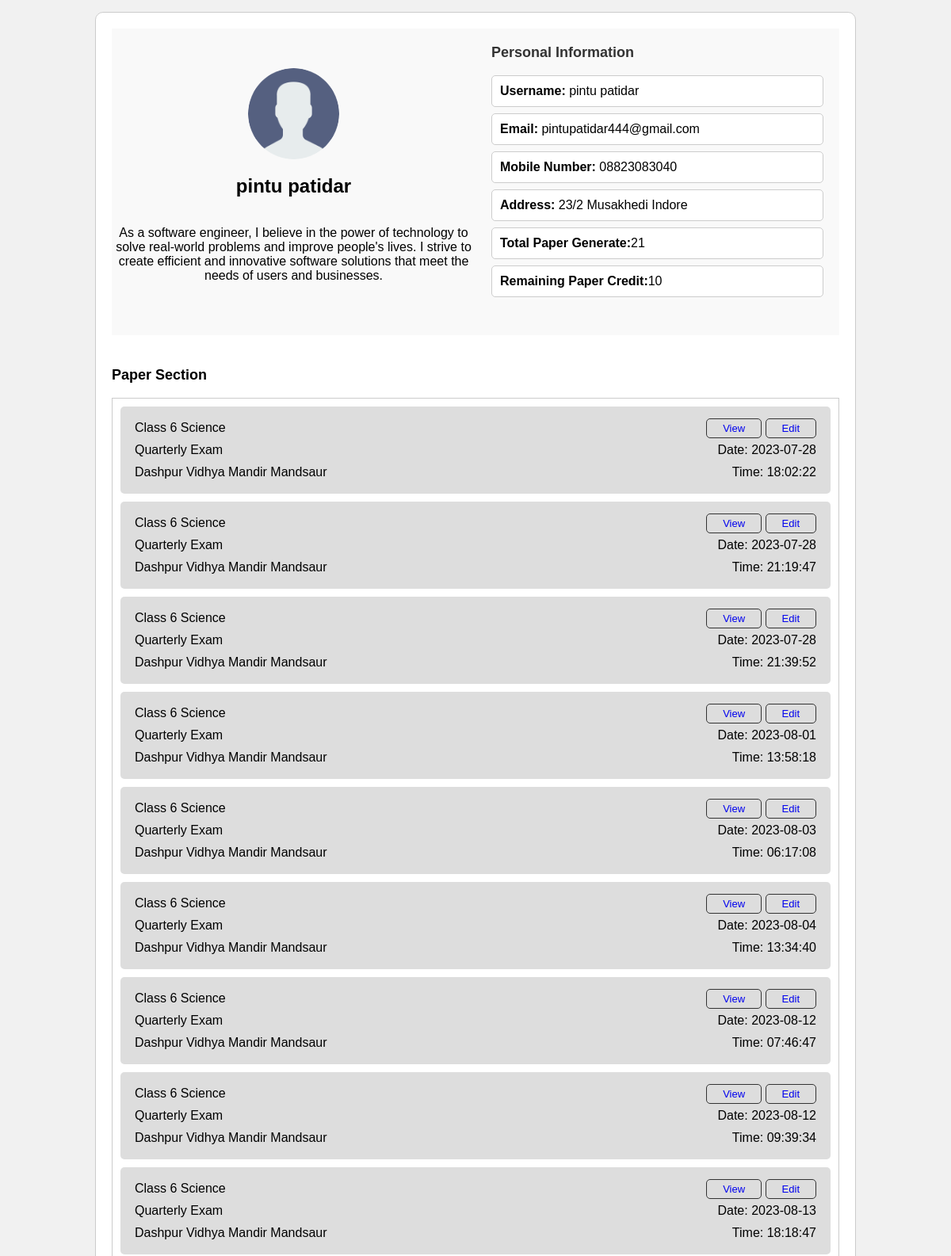
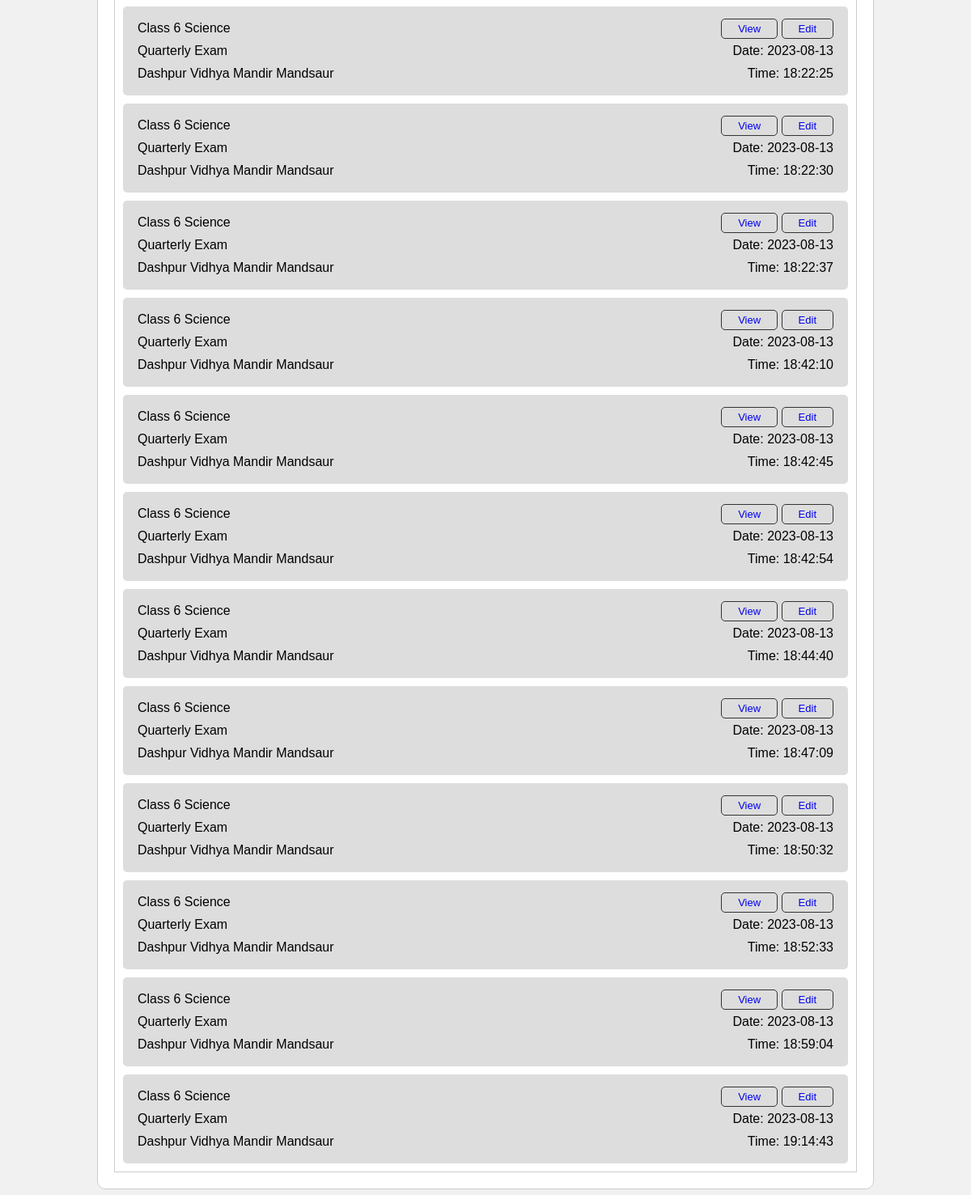
/profile/ (signed in), run on the app's committed database (2 pictures, top to bottom).
### ToolCore/models.py (models this page shows, shortened)
class ToolLogin(models.Model):
    user = models.OneToOneField(UserLogin, on_delete=models.CASCADE)
    name = models.CharField(max_length=150)
    email = models.EmailField(unique=True)
    tool_id = models.CharField(max_length=100,unique=True)
    tool_password = models.CharField(max_length=128)
    paper_credential = models.IntegerField()

class UserLogin(models.Model):
    name = models.CharField(max_length=100)
    email = models.EmailField(unique=True)
    email_token = models.CharField(max_length=200,default=None,null=True)
    is_verified = models.BooleanField(default=False)
    mobile = models.CharField(max_length=15)
    address = models.CharField(max_length=200)
    password = models.CharField(max_length=128)

class Paper(models.Model):
    tool_login = models.ForeignKey(ToolLogin, on_delete=models.CASCADE)
    school_name = models.CharField(max_length=100)
    exam_name = models.CharField(max_length=100)
    class_name = models.CharField(max_length=100,default='class_not_defined')
    subject_name = models.CharField(max_length=100,default='subject_not_defined')
    created_date = models.DateTimeField(default=timezone.now)
    paper_html = models.TextField()
    solution_html = models.TextField()
    saved_paper = models.FileField(upload_to='saved_papers/')
    saved_solution = models.FileField(upload_to='saved_solutions/')

### ToolCore/views.py (the view)
# urls.py: path('profile/',views.profile, name='profile'),
def profile(request):
    tool_user_id = request.session.get('tool_user_id')
    tool_user = ToolLogin.objects.get(tool_id=tool_user_id)
    papers = Paper.objects.filter(tool_login=tool_user)
    context = {
        'user':tool_user,
        'papers': papers,
    }
    return render(request,'ToolCore/profile.html',context)

### ToolCore/templates/ToolCore/profile.html (shortened to what this page needs)
{% load static%}
<!DOCTYPE html>
<html>
<head>
</head>
<body>
    <div class="profile">
        <div class="profile-pic">
            <div class="left-part">
                <img src="{% static 'user.png' %}" alt="Profile Picture">
                <h2>{{user.name}}</h2>
                <p>As a software engineer, I believe in the power of technology to solve real-world problems and improve
                    people's lives. I strive to create efficient and innovative software solutions that meet the needs
                    of users and businesses.</p>
            </div>
            <div class="personal-info">
                <h3>Personal Information</h3>
                <p><strong>Username:</strong> {{user.name}}</p>
                <p><strong>Email:</strong> {{user.email}}</p>
                <p><strong>Mobile Number:</strong> {{user.user.mobile}}</p>
                <p><strong>Address:</strong> {{user.user.address}}</p>
                <p><strong>Total Paper Generate:</strong>{{ papers|length }}</p>
                <p><strong>Remaining Paper Credit:</strong>{{user.paper_credential}}</p>
            </div>
        </div>
        <div class="profile-info">
            <div class="paper-section">
                <h3>Paper Section</h3>
                <div class="paper-list">
                    {% for paper in papers %}
                    <div class="paper-item">
                        <li class="paper-heading">{{paper.class_name}} {{paper.subject_name}}<span>
                            <a href="{% url 'view-paper' paper.id %}">View</a>
                            <a href="{% url 'edit-paper' paper.id %}">Edit</a>
                        </span></li>
                        <li class="paper-heading">{{paper.exam_name}} <span>Date: {{ paper.created_date|date:"Y-m-d" }}</span></li>
                        <li class="paper-heading">{{paper.school_name}}<span>Time: {{ paper.created_date|time:"H:i:s" }}</span></li>
                    </div>
                    {% endfor %}
                </div>
            </div>
        </div>
    </div>
</body>
</html>

### ToolCore/templates/ToolCore/profile.html (style rules this page uses)
* { box-sizing: border-box; font-family: Arial, sans-serif; }
body { margin: 0; padding: 0; display: flex; align-items: center; justify-content: center; height: fit-content; background-color: #f1f1f1; }
.left-part { display: flex; flex-direction: column; align-items: center; justify-content: center; text-align: center; }
.profile { display: flex; flex-wrap: wrap; gap: 20px; max-width:80%; padding: 20px; background-color: #fff; border: 1px solid #ccc; border-radius: 10px; margin: 15px 0; }
.profile-pic { display: flex; align-items: center; justify-content: center; background-color: #f9f9f9; }
.profile-pic div { width: 50%; }
.profile-pic img { width: 25%; border-radius: 50%; }
.profile-info { flex-basis: 100%; }
.personal-info { margin-bottom: 20px; padding: 20px; border-radius: 5px; }
.personal-info h3 { margin-top: 0; font-size: 18px; color: #333; }
.personal-info p { margin: 8px 0; padding: 10px; border: 1px solid #ccc; background-color: #fff; border-radius: 5px; }
.paper-section { margin-top: 20px; }
.paper-section h3 { margin-top: 0; font-size: 18px; }
.paper-section .paper-list { display: flex; flex-direction: column; gap: 10px; padding: 0; margin: 0; }
.paper-section .paper-list { width: 100%; padding: 10px; border: 1px solid #ccc; background-color: #fff; text-align: center; }
.paper-item { height: fit-content; border-radius: 5px; background-color: #dddddd; padding: 8px; }
.paper-item li { list-style: none; text-align: left; margin: 10px; }
.paper-heading span { float: right; }
.paper-heading span a { border: 1px solid #333; padding: 4px 20px; text-decoration: none; font-size: small; border-radius: 5px; }

### data on the page
ToolLogin: name "pintu patidar", email "pintupatidar444@gmail.com", user.mobile "08823083040", user.address "23/2 Musakhedi Indore", paper_credential "10"
Paper: class_name "Class 6", subject_name "Science", exam_name "Quarterly Exam", created_date "2023-07-28", school_name "Dashpur Vidhya Mandir Mandsaur", created_date "18:02:22"
Paper: class_name "Class 6", subject_name "Science", exam_name "Quarterly Exam", created_date "2023-07-28", school_name "Dashpur Vidhya Mandir Mandsaur", created_date "21:19:47"
Paper: class_name "Class 6", subject_name "Science", exam_name "Quarterly Exam", created_date "2023-07-28", school_name "Dashpur Vidhya Mandir Mandsaur", created_date "21:39:52"
Paper: class_name "Class 6", subject_name "Science", exam_name "Quarterly Exam", created_date "2023-08-01", school_name "Dashpur Vidhya Mandir Mandsaur", created_date "13:58:18"
Paper: class_name "Class 6", subject_name "Science", exam_name "Quarterly Exam", created_date "2023-08-03", school_name "Dashpur Vidhya Mandir Mandsaur", created_date "06:17:08"
Paper: class_name "Class 6", subject_name "Science", exam_name "Quarterly Exam", created_date "2023-08-04", school_name "Dashpur Vidhya Mandir Mandsaur", created_date "13:34:40"
Paper: class_name "Class 6", subject_name "Science", exam_name "Quarterly Exam", created_date "2023-08-12", school_name "Dashpur Vidhya Mandir Mandsaur", created_date "07:46:47"
Paper: class_name "Class 6", subject_name "Science", exam_name "Quarterly Exam", created_date "2023-08-12", school_name "Dashpur Vidhya Mandir Mandsaur", created_date "09:39:34"
Paper: class_name "Class 6", subject_name "Science", exam_name "Quarterly Exam", created_date "2023-08-13", school_name "Dashpur Vidhya Mandir Mandsaur", created_date "18:18:47"
Paper: class_name "Class 6", subject_name "Science", exam_name "Quarterly Exam", created_date "2023-08-13", school_name "Dashpur Vidhya Mandir Mandsaur", created_date "18:22:25"
Paper: class_name "Class 6", subject_name "Science", exam_name "Quarterly Exam", created_date "2023-08-13", school_name "Dashpur Vidhya Mandir Mandsaur", created_date "18:22:30"
Paper: class_name "Class 6", subject_name "Science", exam_name "Quarterly Exam", created_date "2023-08-13", school_name "Dashpur Vidhya Mandir Mandsaur", created_date "18:22:37"
Paper: class_name "Class 6", subject_name "Science", exam_name "Quarterly Exam", created_date "2023-08-13", school_name "Dashpur Vidhya Mandir Mandsaur", created_date "18:42:10"
Paper: class_name "Class 6", subject_name "Science", exam_name "Quarterly Exam", created_date "2023-08-13", school_name "Dashpur Vidhya Mandir Mandsaur", created_date "18:42:45"
Paper: class_name "Class 6", subject_name "Science", exam_name "Quarterly Exam", created_date "2023-08-13", school_name "Dashpur Vidhya Mandir Mandsaur", created_date "18:42:54"
Paper: class_name "Class 6", subject_name "Science", exam_name "Quarterly Exam", created_date "2023-08-13", school_name "Dashpur Vidhya Mandir Mandsaur", created_date "18:44:40"
Paper: class_name "Class 6", subject_name "Science", exam_name "Quarterly Exam", created_date "2023-08-13", school_name "Dashpur Vidhya Mandir Mandsaur", created_date "18:47:09"
Paper: class_name "Class 6", subject_name "Science", exam_name "Quarterly Exam", created_date "2023-08-13", school_name "Dashpur Vidhya Mandir Mandsaur", created_date "18:50:32"
Paper: class_name "Class 6", subject_name "Science", exam_name "Quarterly Exam", created_date "2023-08-13", school_name "Dashpur Vidhya Mandir Mandsaur", created_date "18:52:33"
Paper: class_name "Class 6", subject_name "Science", exam_name "Quarterly Exam", created_date "2023-08-13", school_name "Dashpur Vidhya Mandir Mandsaur", created_date "18:59:04"
Paper: class_name "Class 6", subject_name "Science", exam_name "Quarterly Exam", created_date "2023-08-13", school_name "Dashpur Vidhya Mandir Mandsaur", created_date "19:14:43"

### other printed values
{{ papers|length }} "21"
